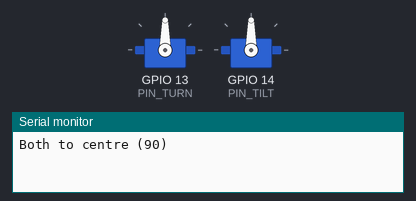
The sketch below on a simulated ESP32. Parts: 2 × servo, the last lines printed to the serial monitor.

Above: at 0.05 s.
At 1.55 s:
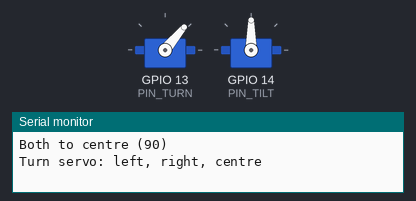
At 3.05 s:
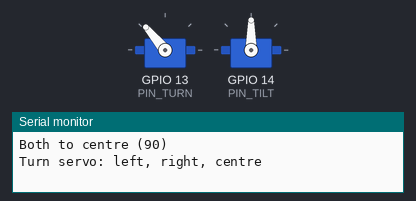
At 6.1 s:
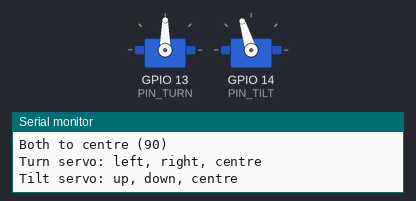
Timing chart, 0 to 11.8 s (numbered marks = the images above):
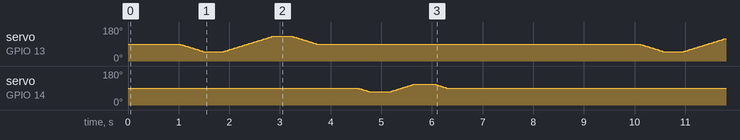

The sketch:

kit_pod_servo_test.ino
```cpp
// Kit Pod servo test: moves each servo on its own so you can check both work.
// Order: both go to centre, turn servo looks left and right, tilt servo nods up and down, repeat.
// Servos let go between rounds so they don't buzz.
//
// Board: ESP32 Dev Module. Library: "ESP32Servo".
// Wiring: turn servo orange -> D13, tilt servo orange -> D14, both red -> VIN, both brown -> GND.
// Open Tools > Serial Monitor at 115200 to see which move is happening.

#include <ESP32Servo.h>

const int PIN_TURN = 13, PIN_TILT = 14;
const int CENTRE = 90;

Servo turnServo, tiltServo;

void slowMove(Servo &s, int from, int to) {
  int step = from < to ? 1 : -1;
  for (int a = from; a != to; a += step) { s.write(a); delay(12); }
  s.write(to);
}

void setup() {
  Serial.begin(115200);
  ESP32PWM::allocateTimer(0);
  turnServo.setPeriodHertz(50);
  tiltServo.setPeriodHertz(50);
}

void loop() {
  turnServo.attach(PIN_TURN, 500, 2400);
  tiltServo.attach(PIN_TILT, 500, 2400);

  Serial.println("Both to centre (90)");
  turnServo.write(CENTRE); tiltServo.write(CENTRE); delay(1000);

  Serial.println("Turn servo: left, right, centre");
  slowMove(turnServo, CENTRE, CENTRE - 40); delay(400);
  slowMove(turnServo, CENTRE - 40, CENTRE + 40); delay(400);
  slowMove(turnServo, CENTRE + 40, CENTRE); delay(800);

  Serial.println("Tilt servo: up, down, centre");
  slowMove(tiltServo, CENTRE, CENTRE - 20); delay(400);
  slowMove(tiltServo, CENTRE - 20, CENTRE + 20); delay(400);
  slowMove(tiltServo, CENTRE + 20, CENTRE); delay(800);

  Serial.println("Resting");
  turnServo.detach(); tiltServo.detach();
  delay(2000);
}
```
